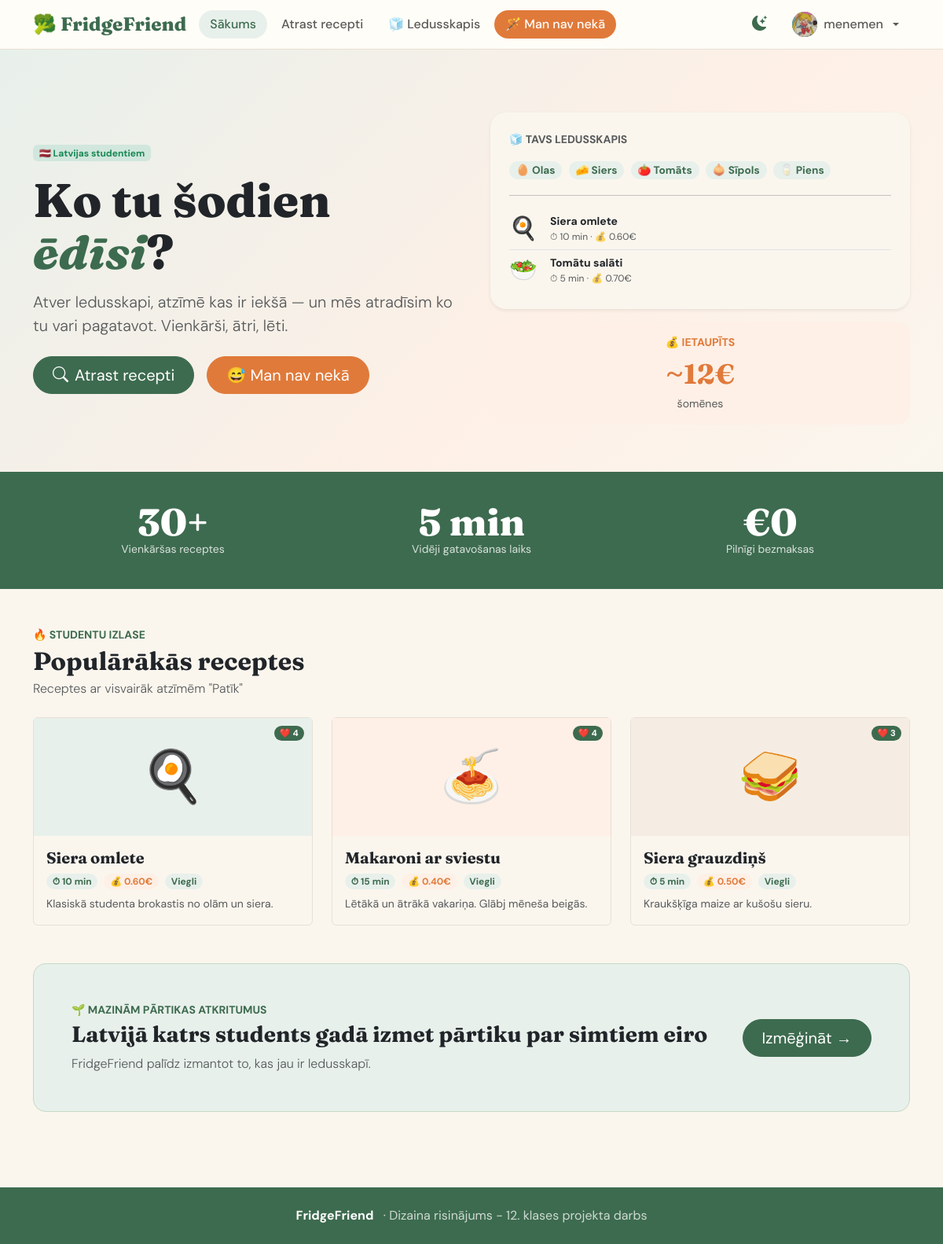
Page / (signed in) on the committed database.
### tables this page shows
CREATE TABLE users (
            id            INTEGER PRIMARY KEY AUTOINCREMENT,
            username      TEXT    UNIQUE NOT NULL,
            email         TEXT    UNIQUE NOT NULL,
            password_hash TEXT    NOT NULL,
            display_name  TEXT,
            bio           TEXT,
            profile_pic   TEXT,
            is_admin      INTEGER DEFAULT 0,
            created_at    TEXT    DEFAULT CURRENT_TIMESTAMP
        );

CREATE TABLE recipes (
            id           INTEGER PRIMARY KEY AUTOINCREMENT,
            name         TEXT    NOT NULL,
            emoji        TEXT    DEFAULT "🍽️",
            time_minutes INTEGER DEFAULT 15,
            cost_eur     REAL    DEFAULT 1.0,
            difficulty   TEXT    DEFAULT "Viegli",
            serves       TEXT    DEFAULT "1 porcija",
            tip          TEXT,
            description  TEXT,
            created_by   INTEGER,
            is_official  INTEGER DEFAULT 1,
            is_public    INTEGER DEFAULT 1,
            created_at   TEXT    DEFAULT CURRENT_TIMESTAMP,
            FOREIGN KEY(created_by) REFERENCES users(id) ON DELETE SET NULL
        );

### app.py (the view)
@app.route('/')
def sakums():
    popular = recipes.get_popular(3)
    return render_template('sakums.html', recipes=popular)

### app.py (called while the page is built)
def get_current_user():
    if 'user_id' in session:
        return users.get_by_id(session['user_id'])
    return None

@app.context_processor
def inject_user():
    return dict(current_user=get_current_user())

### models.py (called while the page is built)
    def connect(self):
        conn = sqlite3.connect(self.path)
        conn.row_factory = sqlite3.Row
        conn.execute("PRAGMA foreign_keys = ON")
        return conn

    def fetchone(self, sql, params=()):
        conn = self.connect()
        try:
            return conn.execute(sql, params).fetchone()
        finally:
            conn.close()

    def fetchall(self, sql, params=()):
        conn = self.connect()
        try:
            return conn.execute(sql, params).fetchall()
        finally:
            conn.close()

    def get_by_id(self, uid):
        return self.db.fetchone("SELECT * FROM users WHERE id=?", (uid,))

    def get_popular(self, limit=3):
        return self.db.fetchall(
            """SELECT r.*,
                      (SELECT COUNT(*) FROM recipe_likes WHERE recipe_id=r.id) as like_count
               FROM recipes r WHERE r.is_public=1
               ORDER BY like_count DESC LIMIT ?""", (limit,)
        )

### templates/sakums.html (shortened to what this page needs)
{% extends "base.html" %}
{% block content %}
<section class="ff-hero">
  <div class="container-xl">
    <div class="row align-items-center g-5">
      <div class="col-lg-6">
        <span class="badge bg-success-subtle text-success mb-3">🇱🇻 Latvijas studentiem</span>
        <h1>Ko tu šodien <em>ēdīsi</em>?</h1>
        <p class="lead text-muted mt-3 mb-4 fw-light">
          Atver ledusskapi, atzīmē kas ir iekšā — un mēs atradīsim ko tu vari pagatavot. Vienkārši, ātri, lēti.
        </p>
        <div class="d-flex gap-3 flex-wrap">
          <a href="{{ url_for('sastavdalas') }}" class="btn btn-primary btn-lg btn-pill px-4">
            <i class="bi bi-search me-2"></i>Atrast recepti
          </a>
          <a href="{{ url_for('mann_nav') }}" class="btn btn-orange btn-lg btn-pill px-4">
            😅 Man nav nekā
          </a>
        </div>
      </div>
      <div class="col-lg-6 d-none d-lg-block">
        <div class="card shadow-sm border-0 mb-3" style="border-radius:20px">
          <div class="card-body p-4">
            <div class="small text-muted fw-bold text-uppercase ls-1 mb-3">🧊 Tavs ledusskapis</div>
            <div class="mb-3">
              {% for item in [('🥚','Olas'),('🧀','Siers'),('🍅','Tomāts'),('🧅','Sīpols'),('🥛','Piens')] %}
              <span class="badge rounded-pill me-1 mb-1" style="background:var(--ff-green-pale);color:var(--ff-green);font-size:.85rem">{{ item[0] }} {{ item[1] }}</span>
              {% endfor %}
            </div>
            <hr>
            <div class="d-flex align-items-center gap-3 py-1 border-bottom">
              <span style="font-size:1.8rem">🍳</span>
              <div><div class="fw-bold small">Siera omlete</div><div class="text-muted" style="font-size:.75rem">⏱ 10 min · 💰 0.60€</div></div>
            </div>
            <div class="d-flex align-items-center gap-3 py-1">
              <span style="font-size:1.8rem">🥗</span>
              <div><div class="fw-bold small">Tomātu salāti</div><div class="text-muted" style="font-size:.75rem">⏱ 5 min · 💰 0.70€</div></div>
            </div>
          </div>
        </div>
        <div class="card border-0 p-3 text-center ff-orange-card" style="border-radius:16px">
          <div class="small fw-bold text-uppercase mb-1" style="color:var(--ff-orange);">💰 Ietaupīts</div>
          <div class="ff-display fw-bold" style="font-size:2.2rem;color:var(--ff-orange)">~12€</div>
          <div class="text-muted small">šomēnes</div>
        </div>
      </div>
    </div>
  </div>
</section>
<div class="ff-stats">
  <div class="container-xl">
    <div class="row text-center g-4">
      <div class="col-md-4"><div class="ff-stat-num">30+</div><div class="ff-stat-label">Vienkāršas receptes</div></div>
      <div class="col-md-4"><div class="ff-stat-num">5 min</div><div class="ff-stat-label">Vidēji gatavošanas laiks</div></div>
      <div class="col-md-4"><div class="ff-stat-num">€0</div><div class="ff-stat-label">Pilnīgi bezmaksas</div></div>
    </div>
  </div>
</div>
<div class="container-xl py-5">
  <div class="small fw-bold text-uppercase ls-1 mb-1 ff-green-text">🔥 Studentu izlase</div>
  <h2 class="ff-display fw-bold mb-1">Populārākās receptes</h2>
  <p class="text-muted fw-light mb-4">Receptes ar visvairāk atzīmēm "Patīk"</p>
  <div class="row g-4">
    {% set colors = ['green','orange','brown'] %}
    {% for recipe in recipes %}
    <div class="col-md-4">
      <a href="{{ url_for('recepte', recipe_id=recipe.id) }}" class="card ff-recipe-card h-100">
        <div class="ff-emoji-area {{ colors[loop.index0 % 3] }}">
          {{ recipe.emoji }}
          <span class="badge rounded-pill badge-match">❤️ {{ recipe.like_count }}</span>
        </div>
        <div class="card-body">
          <h5 class="ff-display fw-bold mb-2">{{ recipe.name }}</h5>
          <div class="d-flex gap-2 flex-wrap mb-2">
            <span class="badge rounded-pill" style="background:var(--ff-green-pale);color:var(--ff-green)">⏱ {{ recipe.time_minutes }} min</span>
            <span class="badge rounded-pill" style="background:var(--ff-orange-pale);color:var(--ff-orange)">💰 {{ "%.2f"|format(recipe.cost_eur) }}€</span>
            <span class="badge rounded-pill" style="background:var(--ff-green-pale);color:var(--ff-green)">{{ recipe.difficulty }}</span>
          </div>
          <p class="text-muted small mb-0">{{ recipe.description }}</p>
        </div>
      </a>
    </div>
    {% endfor %}
  </div>
  <div class="row mt-5">
    <div class="col-12">
      <div class="p-5 rounded-4 d-flex flex-wrap align-items-center justify-content-between gap-4 ff-green-pale-bg">
        <div>
          <div class="small fw-bold text-uppercase ff-green-text mb-1">🌱 Mazinām pārtikas atkritumus</div>
          <h3 class="ff-display fw-bold mb-2">Latvijā katrs students gadā izmet pārtiku par simtiem eiro</h3>
          <p class="text-muted fw-light mb-0">FridgeFriend palīdz izmantot to, kas jau ir ledusskapī.</p>
        </div>
        <a href="{{ url_for('sastavdalas') }}" class="btn btn-primary btn-lg btn-pill px-4 flex-shrink-0">Izmēģināt →</a>
      </div>
    </div>
  </div>
</div>
{% endblock %}

### templates/base.html (shortened to what this page needs)
<!DOCTYPE html>
<html lang="lv" data-bs-theme="light">
<head>
  <link href="https://cdn.jsdelivr.net/npm/bootstrap@5.3.3/dist/css/bootstrap.min.css" rel="stylesheet">
  <link href="https://cdn.jsdelivr.net/npm/bootstrap-icons@1.11.3/font/bootstrap-icons.min.css" rel="stylesheet">
  <link rel="stylesheet" href="{{ url_for('static', filename='style.css') }}">
</head>
<body class="page-fade">
<nav class="navbar navbar-expand-lg sticky-top">
  <div class="container-xl">
    <a class="navbar-brand" href="{{ url_for('sakums') }}">🥦 FridgeFriend</a>
    <div class="collapse navbar-collapse" id="navMenu">
      <ul class="navbar-nav me-auto gap-1">
        <li class="nav-item">
          <a class="nav-link {% if request.endpoint=='sakums' %}active{% endif %}" href="{{ url_for('sakums') }}">Sākums</a>
        </li>
        <li class="nav-item">
          <a class="nav-link {% if request.endpoint in ['sastavdalas','receptes','recepte'] %}active{% endif %}" href="{{ url_for('sastavdalas') }}">Atrast recepti</a>
        </li>
        <li class="nav-item">
          <a class="nav-link {% if request.endpoint=='mans_ledusskapis' %}active{% endif %}" href="{{ url_for('mans_ledusskapis') }}">🧊 Ledusskapis</a>
        </li>
        <li class="nav-item">
          <a class="nav-link btn-orange {% if request.endpoint=='mann_nav' %}active{% endif %}" href="{{ url_for('mann_nav') }}">🪄 Man nav nekā</a>
        </li>
      </ul>
      <ul class="navbar-nav align-items-center gap-2">
        <li class="nav-item">
          <button id="darkToggle" title="Tumšais/gaišais režīms">
            <i class="bi bi-moon-stars-fill" id="darkIcon"></i>
          </button>
        </li>
        {% if current_user %}
        <li class="nav-item dropdown">
          <a class="nav-link dropdown-toggle d-flex align-items-center gap-2" href="#" data-bs-toggle="dropdown">
            <div class="nav-avatar">
              {% if current_user.profile_pic %}
                <img src="{{ url_for('static', filename='uploads/avatars/' + current_user.profile_pic) }}" alt="">
              {% else %}
                {{ (current_user.display_name or current_user.username)[0].upper() }}
              {% endif %}
            </div>
            <span class="d-none d-lg-inline">{{ current_user.display_name or current_user.username }}</span>
          </a>
        </li>
        {% else %}
        <li class="nav-item"><a class="nav-link" href="{{ url_for('login') }}">Pieslēgties</a></li>
        <li class="nav-item"><a class="btn btn-primary btn-sm btn-pill px-3" href="{{ url_for('register') }}">Reģistrēties</a></li>
        {% endif %}
      </ul>
    </div>
  </div>
</nav>
{% block content %}{% endblock %}
<footer class="py-4 mt-5">
  <div class="container-xl text-center">
    <strong class="text-white">FridgeFriend</strong>
    <span class="ms-2">·  Dizaina risinājums - 12. klases projekta darbs </span>
  </div>
</footer>
</body>
</html>

### static/style.css (style rules this page uses)
:root { --ff-green: #3D6B4F; --ff-green-light: #5A8C6A; --ff-green-pale: #E8F0EB; --ff-orange: #E07A3A; --ff-orange-pale: #FEF0E6; --ff-cream: #FAF6EE; --ff-border: #E8E0D5; --bs-primary: #3D6B4F; --bs-primary-rgb: 61,107,79; --bs-body-font-family: 'DM Sans', sans-serif; --bs-body-bg: #FAF6EE; }
.ff-display { font-family: 'Fraunces', serif; }
.navbar-brand { font-family: 'Fraunces', serif; font-size: 1.5rem; font-weight: 800; color: var(--ff-green) !important; }
.navbar { background: #fffdf7; border-bottom: 1.5px solid var(--ff-border); }
.nav-link { font-weight: 500; border-radius: 50px; padding: 6px 14px !important; transition: all .15s; }
.nav-link:hover, .nav-link.active { background: var(--ff-green-pale); color: var(--ff-green) !important; }
.nav-link.btn-orange { background: var(--ff-orange); color: #fff !important; border-radius: 50px; }
.btn-primary { background: var(--ff-green); border-color: var(--ff-green); }
.btn-orange { background: var(--ff-orange); border-color: var(--ff-orange); color: #fff; }
.btn-pill { border-radius: 50px !important; }
.ff-hero { background: linear-gradient(135deg, #e8f0eb 0%, #fef0e6 60%, #faf6ee 100%); padding: 80px 0 60px; }
.ff-hero h1 { font-family: 'Fraunces', serif; font-size: clamp(2.2rem, 5vw, 3.8rem); font-weight: 800; line-height: 1.1; }
.ff-hero em { color: var(--ff-green); font-style: italic; }
.ff-stats { background: var(--ff-green); color: #fff; padding: 40px 0; }
.ff-stat-num { font-family: 'Fraunces', serif; font-size: 3rem; font-weight: 800; line-height: 1; }
.ff-stat-label { font-size: .875rem; opacity: .8; }
.ff-recipe-card { border: 1.5px solid var(--ff-border); transition: transform .2s, box-shadow .2s; cursor: pointer; text-decoration: none; color: inherit; }
.ff-emoji-area { height: 150px; display: flex; align-items: center; justify-content: center; font-size: 4rem; position: relative; }
.ff-emoji-area.green { background: var(--ff-green-pale); }
.ff-emoji-area.orange { background: var(--ff-orange-pale); }
.ff-emoji-area.brown { background: #F5EDE3; }
.badge-match { background: var(--ff-green); color: #fff; font-size: .7rem; position: absolute; top: 10px; right: 10px; }
#darkToggle { cursor: pointer; font-size: 1.2rem; background: none; border: none; color: var(--ff-green); padding: 6px 10px; border-radius: 50px; }
.ff-green-text { color: var(--ff-green) !important; }
footer { background: var(--ff-green); color: rgba(255,255,255,.75); }
.page-fade { animation: pageFade .3s ease; }
.nav-avatar { width: 32px; height: 32px; border-radius: 50%; background: var(--ff-green); color: #fff; font-weight: 700; font-size: .8rem; display: inline-flex; align-items: center; justify-content: center; overflow: hidden; }
.nav-avatar img { width: 100%; height: 100%; object-fit: cover; }
.ff-orange-card { background: var(--ff-orange-pale); }
.ff-green-pale-bg { background: var(--ff-green-pale); border: 1.5px solid #c5d9c5; }

### rows in the picture
users: profile_pic (picture), display_name+username "menemen"
recipes: emoji "🍳", like_count "4", name "Siera omlete", time_minutes "10", cost_eur "0.60", difficulty "Viegli", description "Klasiskā studenta brokastis no olām un siera."
recipes: emoji "🍝", like_count "4", name "Makaroni ar sviestu", time_minutes "15", cost_eur "0.40", difficulty "Viegli", description "Lētākā un ātrākā vakariņa. Glābj mēneša beigās."
recipes: emoji "🥪", like_count "3", name "Siera grauzdiņš", time_minutes "5", cost_eur "0.50", difficulty "Viegli", description "Kraukšķīga maize ar kušošu sieru."

### other values in the picture
{{ item[0] }} "🥚" "🧀" "🍅" "🧅" "🥛"
{{ item[1] }} "Olas" "Siers" "Tomāts" "Sīpols" "Piens"
